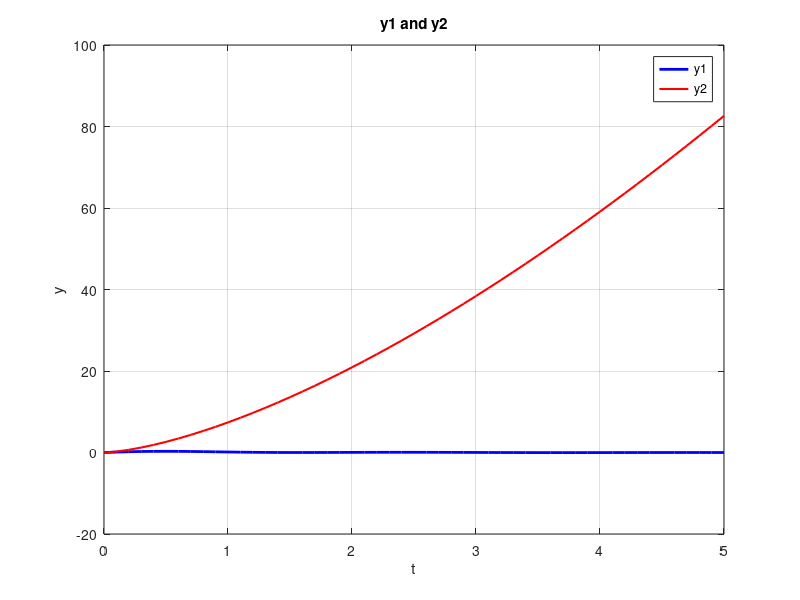
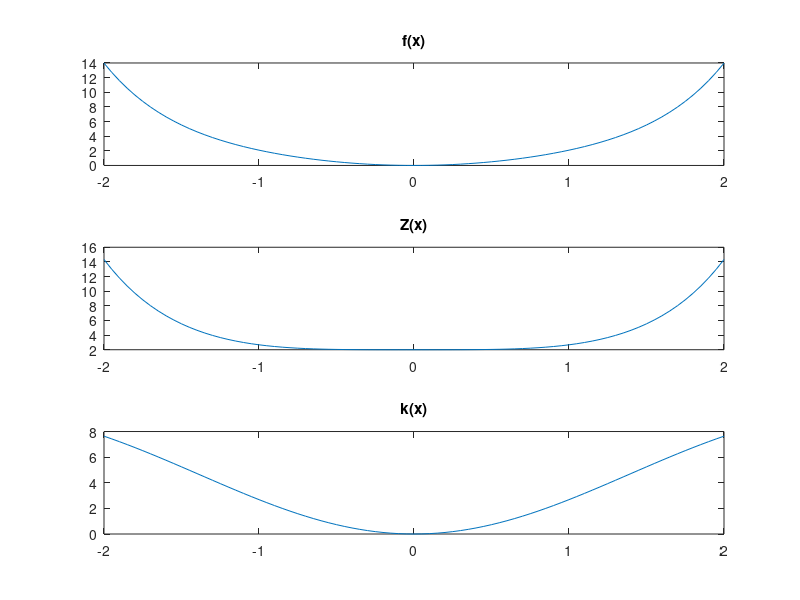
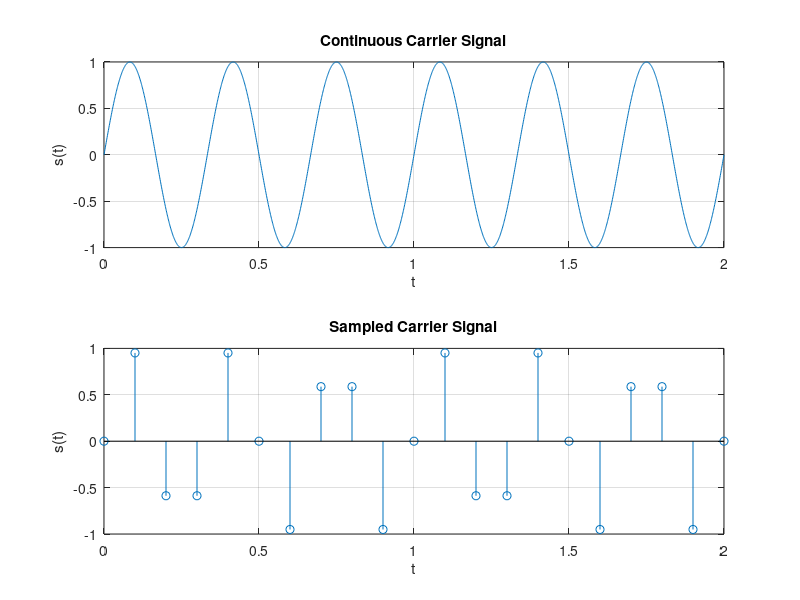

Source code (MATLAB) for these figures, in order:
clc;
clear;
t = 0:0.1:5;

P1 = sin(t).*cos(t).^2./(t.^2+1);
P2 = sqrt(t.^3).*exp(2);

figure;
plot(t,P1,'b','LineWidth',2);
hold on;
plot(t,P2,'r','LineWidth',1.5);
legend('y1','y2');
title('y1 and y2');
xlabel('t');
ylabel('y');
grid on;
hold off;

x = -2:0.05:2;

f = sin(x).^2+sinh(x).^2;
Z = cos(x).^2+cosh(x).^2;
k = x.^2+2*x.*sin(x);

figure;

subplot(3,1,1);
plot(x,f);
title('f(x)');

subplot(3,1,2);
plot(x,Z);
title('Z(x)');

subplot(3,1,3);
plot(x,k);
title('k(x)');

t = 0:0.001:2;
s = sin(2*pi*3*t);

figure;

subplot(2,1,1);
plot(t,s);
title('Continuous Carrier Signal');
xlabel('t');
ylabel('s(t)');
grid on;

t2 = 0:0.1:2;
s2 = sin(2*pi*3*t2);

subplot(2,1,2);
stem(t2,s2);
title('Sampled Carrier Signal');
xlabel('t');
ylabel('s(t)');
grid on;
